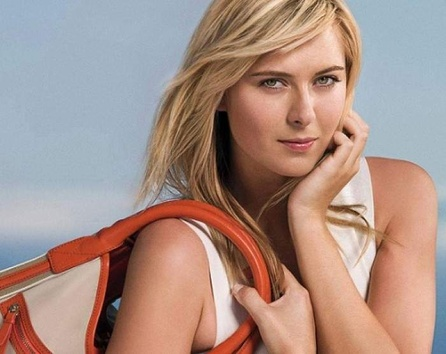
#> input picture model/test_images/sharapova1.jpg, 446 x 354 px, shrunk from 700 x 555 before the run
$ jupyter execute data_cleaning.ipynb   (shell and % lines are left out)
#> lines starting #> are read from the running program, lines starting #| are printed output that depends on the picture; after the words box and inside, x2 and y2 are one past the last pixel; in counts of white or black regions, pixels touching at a corner belong together
<h2 style='color:blue' align='center'>Sports Celebrity Image Classification: Data Cleaning<h2>

Special thanks to Debjyoti Paul (My data scientist friend at Amazon) for help with this project

[cell 1]
import numpy as np
import cv2
import matplotlib
from matplotlib import pyplot as plt

#### When we look at any image, most of the time we identify a person using a face. An image might contain multiple faces, also the face can be obstructed and not clear. The first step in our pre-processing pipeline is to detect faces from an image. Once face is detected, we will detect eyes, if two eyes are detected then only we keep that image otherwise discard it.</h4>

#### Now how do you detect face and eyes?

[cell 2]
img = cv2.imread('./test_images/sharapova1.jpg')
#> img is the input picture: shape (354, 446, 3); mean B, G, R 134.7, 144, 169.9
img.shape
#> Out = (354, 446, 3)

[cell 3]
plt.imshow(img)

[cell 4]
gray = cv2.cvtColor(img, cv2.COLOR_BGR2GRAY)
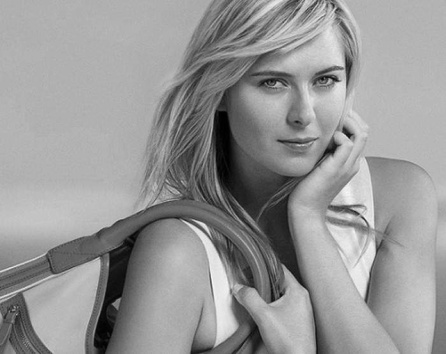
#> gray: shape (354, 446); min 0, max 249, mean 150.7
gray.shape
#> Out = (354, 446)

[cell 5]
gray

[cell 6]
plt.imshow(gray, cmap='gray')

[cell 7]
face_cascade = cv2.CascadeClassifier('./opencv/haarcascades/haarcascade_frontalface_default.xml')
eye_cascade = cv2.CascadeClassifier('./opencv/haarcascades/haarcascade_eye.xml')

faces = face_cascade.detectMultiScale(gray, 1.3, 5)
#> faces = [[218, 18, 164, 164]]
faces
#> Out = [[218, 18, 164, 164]]

[cell 8]
(x,y,w,h) = faces[0]
#> x = 218; y = 18; w = 164; h = 164
x,y,w,h
#> Out = (218, 18, 164, 164)

[cell 9]
face_img = cv2.rectangle(img,(x,y),(x+w,y+h),(255,0,0),2)
plt.imshow(face_img)

[cell 10]
cv2.destroyAllWindows()
for (x,y,w,h) in faces:
    face_img = cv2.rectangle(img,(x,y),(x+w,y+h),(255,0,0),2)
    roi_gray = gray[y:y+h, x:x+w]
    roi_color = face_img[y:y+h, x:x+w]
    eyes = eye_cascade.detectMultiScale(roi_gray)
    for (ex,ey,ew,eh) in eyes:
        cv2.rectangle(roi_color,(ex,ey),(ex+ew,ey+eh),(0,255,0),2)
#> this loop made 1 pass
#> (x, y, w, h, eyes) on pass 1: (218, 18, 164, 164, [[92, 47, 31, 31], [36, 45, 39, 39]])
#> pass 1, `roi_gray = gray[y:y+h, x:x+w]`:
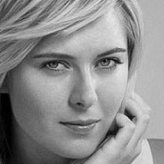
#> roi_gray: shape (164, 164); min 0, max 231, mean 141.6
#> pass 1, `roi_color = face_img[y:y+h, x:x+w]`:
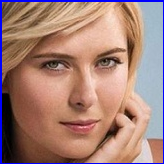
#> roi_color: shape (164, 164, 3); mean B, G, R 119.1, 128.4, 165.3
#> after the loop:
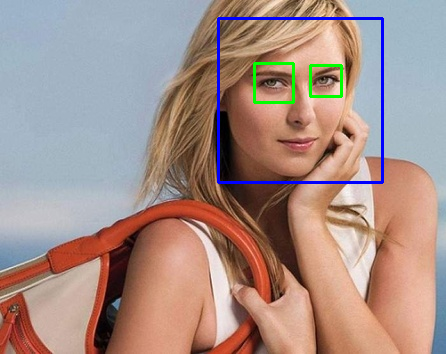
#> img: shape (354, 446, 3); mean B, G, R 135.8, 143, 167.1
#> after the loop:
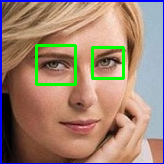
#> roi_color: shape (164, 164, 3); 3.09% of pixels changed, all inside (x1, y1, x2, y2) = (35, 44, 125, 86)


plt.figure()
plt.imshow(face_img, cmap='gray')
plt.show()

[cell 11]
plt.imshow(roi_color, cmap='gray')

[cell 12]
import imghdr
import os
import cv2

def get_cropped_image_if_2_eyes(image_path):
    # Skip if not an actual image
    if imghdr.what(image_path) is None:
        print(f"Skipping non-image file: {image_path}")
        return None

    img = cv2.imread(image_path)
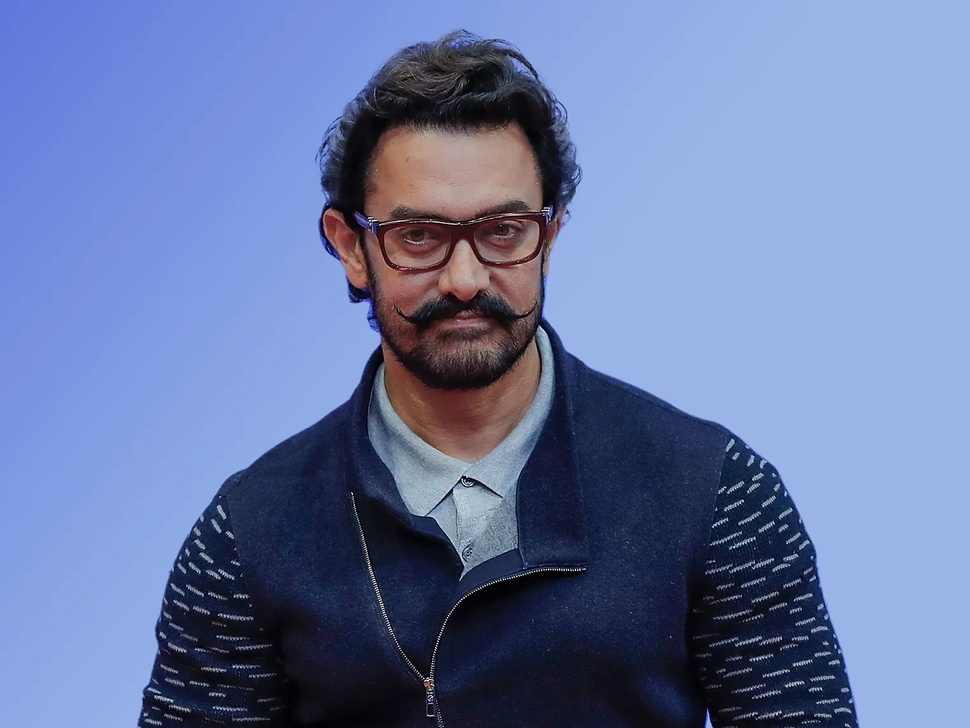
#> input picture model/dataset/amir_khan/01-aamir-khan-gettyimages-669219114-2017.jpg, 970 x 728 px, shrunk from 1522 x 1142 before the run
#> img is the input picture: shape (728, 970, 3); mean B, G, R 165.9, 120.7, 104.6
    if img is None:
        print(f"Could not read image: {image_path}")
        return None

    gray = cv2.cvtColor(img, cv2.COLOR_BGR2GRAY)
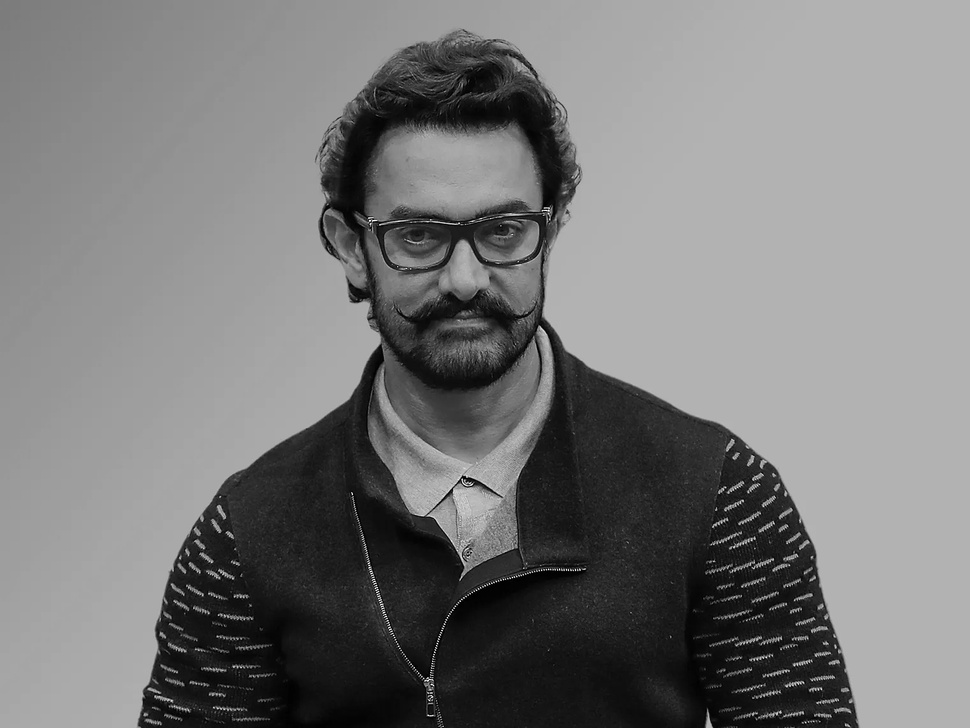
#> gray: shape (728, 970); min 0, max 254, mean 121
    faces = face_cascade.detectMultiScale(gray, 1.3, 5)
#> faces = [[326, 133, 267, 267]]

    for (x, y, w, h) in faces:
        roi_color = img[y:y+h, x:x+w]
        eyes = eye_cascade.detectMultiScale(gray[y:y+h, x:x+w])
        if len(eyes) >= 2:
            return roi_color
#> this loop made 1 pass
#> (x, y, w, h, eyes) on pass 1: (326, 133, 267, 267, [[177, 86, 25, 25], [68, 81, 46, 46]])
#> pass 1, in get_cropped_image_if_2_eyes, `roi_color = img[y:y+h, x:x+w]`:
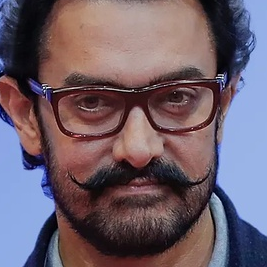
#> roi_color: shape (267, 267, 3); mean B, G, R 105.5, 93.7, 109.4
    return None
